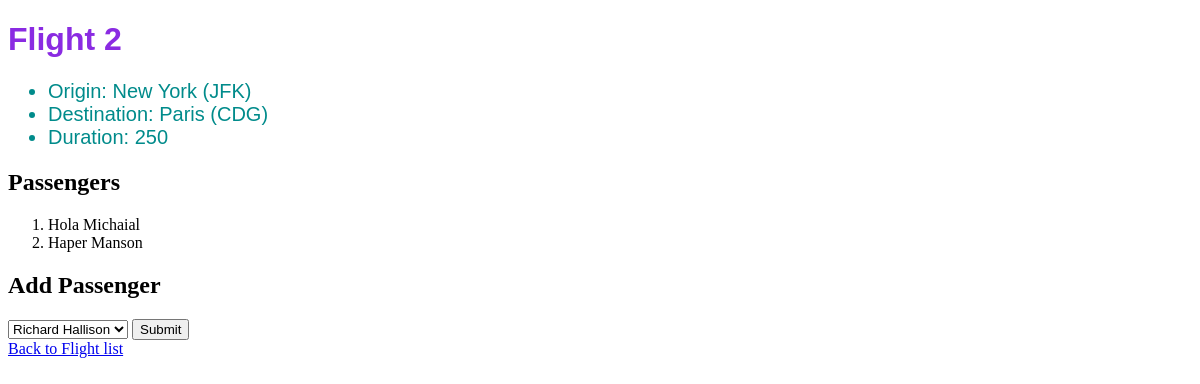
Page /flights/2 on the committed database.
### flights/models.py (models this page shows, shortened)
class Flight(models.Model):
	origin = models.ForeignKey(Airport, on_delete=models.CASCADE, related_name="depatures")
	destination = models.ForeignKey(Airport, on_delete=models.CASCADE, related_name="Arrivals")
	duration = models.IntegerField()

class Airport(models.Model):
	code = models.CharField(max_length=3)
	city = models.CharField(max_length=64)
	def __str__(self):
		return f"{self.city} ({self.code})"

class Passenger(models.Model):
	first = models.CharField(max_length=64)
	last = models.CharField(max_length=64)
	flights = models.ManyToManyField(Flight, blank=True,related_name="passenger")
	def __str__(self):
		return f"{self.first} {self.last}"

### flights/views.py (the view)
# urls.py: path("<int:flight_id>",views.flight, name="flight"),
def flight(request,flight_id):
	flight = Flight.objects.get(pk=flight_id)
	return render(request,"flightflight.html",{
		"flight": flight,
		"Passenger": flight.passenger.all(),
		"non_passenger": Passenger.objects.exclude(flights=flight).all()
		})

### flights/templates/flightflight.html (shortened to what this page needs)
{% extends "combined.html" %}
{% block body %}
	<h1>Flight {{flight.id}}</h1>
	<ul>
		<li>Origin: {{ flight.origin }}</li>
		<li>Destination: {{ flight.destination }}</li>
		<li>Duration: {{ flight.duration }}</li>
	</ul>
	<h2>Passengers</h2>
	<ol>
		{% for passenger in Passenger %}
		<li>{{ passenger }}</li>
		{% empty %}
		<li id="warning">No passengers.</li>
		{% endfor %}
	</ol>
	<h2>Add Passenger</h2>
	<form action="{% url 'book' flight.id %}" method="post">
		<select name="passenger">
			{% for passenger in non_passenger %}
				<option value="{{ passenger.id }}">{{ passenger }}</option>
			{% endfor %}
		</select>
		<input type="submit" name="submit">
	</form>
	<a href="{% url 'index' %}">Back to Flight list</a>
{% endblock %}

### flights/static/css/makeover.css (style rules this page uses)
h1 { font-family: Roboto mono, sans-serif; color: blueviolet;, }
ul li { font-family: Roboto mono, sans-serif; color: darkcyan; font-size: 20px; }

### rows in the picture
Flight: id "2", origin "New York (JFK)", destination "Paris (CDG)", duration "250"
Passenger: first+last "Hola Michaial"
Passenger: first+last "Haper Manson"

### other values in the picture
form field passenger "Richard Hallison"
